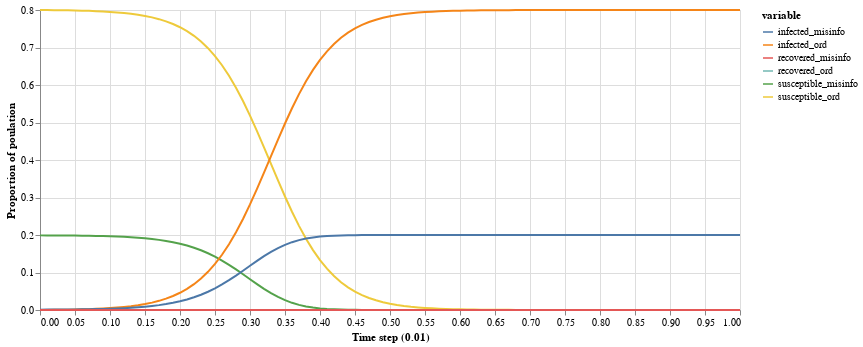

The notebook cell this image was saved under:
### Code cell
eps = 0.001 # Fraction of initially 'misinformed'
x = .8       # Fraction of 'ordinary'

step_size = .01 # step size
all_steps = np.arange(0,1+step_size,step_size)
print(f"num time steps = {len(all_steps)}")

### Set initial values ###
S_o = np.zeros(len(all_steps))
S_m = np.zeros(len(all_steps))
I_o = np.zeros(len(all_steps))
I_m = np.zeros(len(all_steps))
R_o = np.zeros(len(all_steps))
R_m = np.zeros(len(all_steps))

# These have unique values for the first time step
S_o[0] = x
S_m[0] = 1 - x - eps
I_m[0] = eps

recovery_days = 2
k = 1/recovery_days


B_o = .2
B_m = B_o*2
print(B_o)
print(B_m)
avg_beta = (B_o+B_m)/2
print('avg beta', avg_beta)
print('k',k)
print('R_0',avg_beta/k)
print("~~~")

print(((B_o+B_m)/2) / k)
print(B_o/k)
print(B_m/k)


for t in range(0, len(all_steps)-1):
    d_s_o = S_o_next(
        beta_o = B_o,
        S_o_curr = S_o[t],
        I_curr_o = I_o[t],
        I_curr_m = I_m[t]
    )
    d_s_m = S_m_next(
        beta_m = B_m,
        S_m_curr = S_m[t],
        I_curr_o = I_o[t],
        I_curr_m = I_m[t]
    )
    d_i_o = I_o_next(
        beta_o = B_o,
        S_o_curr = S_o[t],
        I_curr_o = I_o[t],
        I_curr_m = I_m[t],
        k = k,
        R_o_curr = R_o[t]
    )
    d_i_m = I_m_next(
        beta_m = B_m,
        S_m_curr = S_m[t],
        I_curr_o = I_o[t],
        I_curr_m = I_m[t],
        k = k,
        R_m_curr = R_m[t]
    )
    
    d_r_o = R_o_next(k=k, R_o_curr=R_o[t])
    d_r_m = R_m_next(k=k, R_m_curr=R_m[t])
    
    total_change = d_s_o + d_s_m + d_i_o + d_i_m + d_r_o + d_r_m
    
    assert np.allclose(total_change, 0), f"{total_change}"
    
    S_o[t+1] = S_o[t] + d_s_o
    
    S_m[t+1] = S_m[t] + d_s_m
    
    I_o[t+1] = I_o[t] + d_i_o
    
    I_m[t+1] = I_m[t] + d_i_m
    
    R_o[t+1] = R_o[t] + d_r_o
    R_m[t+1] = R_m[t] + d_r_m
    

    
all_results = np.stack([
    S_o, S_m, I_o, I_m, R_o, R_m
]).T

df = pd.DataFrame(
    all_results,
    columns = [
        'susceptible_ord',
        'susceptible_misinfo',
        'infected_ord',
        'infected_misinfo',
        'recovered_ord',
        'recovered_misinfo',
    ]
)

df['steps'] = all_steps

# df = df[['steps','infected_ord','infected_misinfo']]

# df['all_infected'] = df['infected_ord'] + df['infected_misinfo']

alt.Chart(df.melt(id_vars='steps')).mark_line().encode(
    x = alt.X(
        'steps:Q',
        title = f"Time step ({step_size})"
    ),
    y = alt.Y(
        'value:Q',
        title = "Proportion of poulation"
    ),
    color = alt.Color(
        'variable:N'
    )
).properties(width=700, height=300)

### Figure 1 — Vega-Lite specification as saved in the notebook (floating-point values rounded to 4 significant figures; data arrays with more than 128 entries replaced by an {"elided": "..."} marker saying what was removed)
{"config": {"view": {"continuousWidth": 400, "continuousHeight": 300}}, "data": {"name": "data-bd030867adeeb28272314248830e94f7"}, "mark": "line", "encoding": {"color": {"type": "nominal", "field": "variable"}, "x": {"type": "quantitative", "field": "steps", "title": "Time step (0.01)"}, "y": {"type": "quantitative", "field": "value", "title": "Proportion of poulation"}}, "height": 300, "width": 700, "$schema": "https://vega.github.io/schema/vega-lite/v4.8.1.json", "datasets": {"data-bd030867adeeb28272314248830e94f7": {"elided": "606 records"}}}
